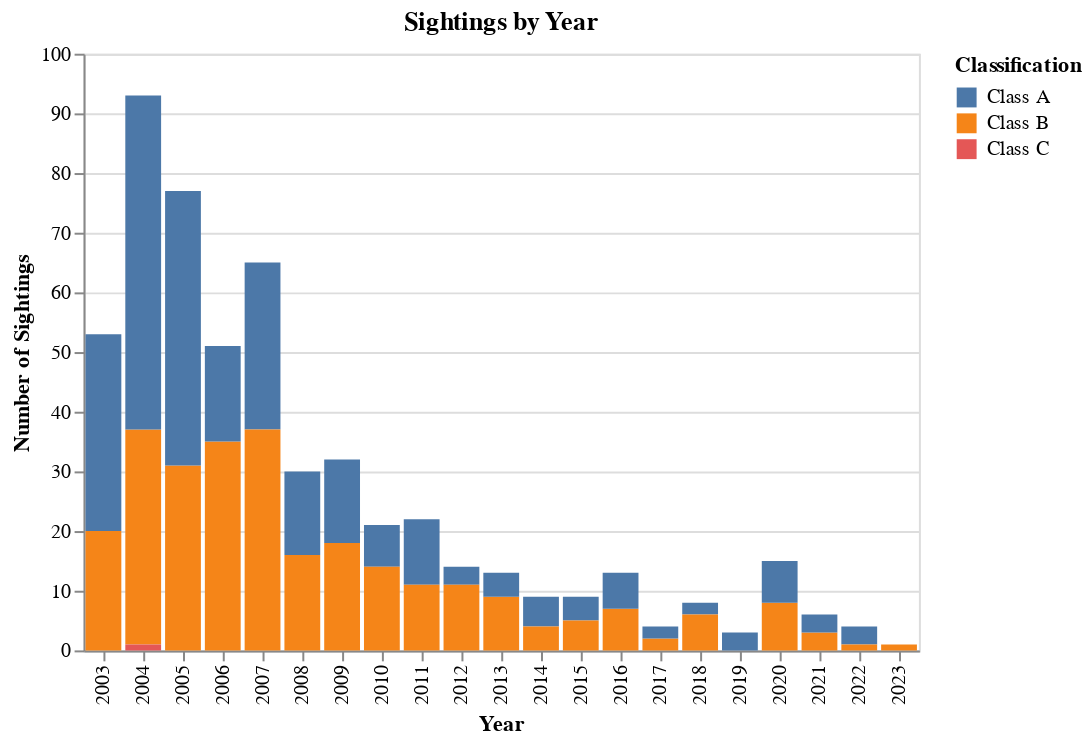

The notebook cell this image was saved under:
### Code cell
reports_per_year = reports.filter(
    pl.col("date").str.contains("\d{4}-\d{2}-\d{2}")
).with_columns(
    sighting_year=pl.col("date").str.to_datetime("%Y-%m-%d").dt.year()
).groupby(
    "sighting_year",
    "classification"
).count().filter(
    pl.col("sighting_year") >= 2003
).collect()

reports_per_year_chart = alt.Chart(
    reports_per_year.to_pandas()
).mark_bar().encode(
    x=alt.X("sighting_year:O", title="Year"),
    y=alt.Y("count:Q", title="Number of Sightings"),
    color=alt.Color("classification:N", title="Classification"),
    tooltip=alt.Tooltip("count:Q")
).properties(
    title="Sightings by Year"
)

reports_per_year_chart

### Figure 1 — Vega-Lite specification as saved in the notebook (floating-point values rounded to 4 significant figures)
{"config": {"view": {"continuousWidth": 400, "continuousHeight": 300}}, "data": {"name": "data-203a9e710ec6393b066c3fae5a197ae4"}, "mark": "bar", "encoding": {"color": {"field": "classification", "title": "Classification", "type": "nominal"}, "tooltip": {"field": "count", "type": "quantitative"}, "x": {"field": "sighting_year", "title": "Year", "type": "ordinal"}, "y": {"field": "count", "title": "Number of Sightings", "type": "quantitative"}}, "title": "Sightings by Year", "$schema": "https://vega.github.io/schema/vega-lite/v4.17.0.json", "datasets": {"data-203a9e710ec6393b066c3fae5a197ae4": [{"sighting_year": 2003, "classification": "Class B", "count": 20}, {"sighting_year": 2014, "classification": "Class A", "count": 5}, {"sighting_year": 2007, "classification": "Class A", "count": 28}, {"sighting_year": 2010, "classification": "Class A", "count": 7}, {"sighting_year": 2023, "classification": "Class B", "count": 1}, {"sighting_year": 2004, "classification": "Class B", "count": 36}, {"sighting_year": 2018, "classification": "Class A", "count": 2}, {"sighting_year": 2004, "classification": "Class C", "count": 1}, {"sighting_year": 2003, "classification": "Class A", "count": 33}, {"sighting_year": 2007, "classification": "Class B", "count": 37}, {"sighting_year": 2014, "classification": "Class B", "count": 4}, {"sighting_year": 2010, "classification": "Class B", "count": 14}, {"sighting_year": 2004, "classification": "Class A", "count": 56}, {"sighting_year": 2019, "classification": "Class A", "count": 3}, {"sighting_year": 2018, "classification": "Class B", "count": 6}, {"sighting_year": 2016, "classification": "Class B", "count": 7}, {"sighting_year": 2013, "classification": "Class B", "count": 9}, {"sighting_year": 2022, "classification": "Class A", "count": 3}, {"sighting_year": 2017, "classification": "Class B", "count": 2}, {"sighting_year": 2020, "classification": "Class B", "count": 8}, {"sighting_year": 2008, "classification": "Class A", "count": 14}, {"sighting_year": 2012, "classification": "Class A", "count": 3}, {"sighting_year": 2015, "classification": "Class A", "count": 4}, {"sighting_year": 2021, "classification": "Class B", "count": 3}, {"sighting_year": 2006, "classification": "Class B", "count": 35}, {"sighting_year": 2009, "classification": "Class B", "count": 18}, {"sighting_year": 2005, "classification": "Class B", "count": 31}, {"sighting_year": 2011, "classification": "Class A", "count": 11}, {"sighting_year": 2017, "classification": "Class A", "count": 2}, {"sighting_year": 2013, "classification": "Class A", "count": 4}, {"sighting_year": 2022, "classification": "Class B", "count": 1}, {"sighting_year": 2016, "classification": "Class A", "count": 6}, {"sighting_year": 2020, "classification": "Class A", "count": 7}, {"sighting_year": 2015, "classification": "Class B", "count": 5}, {"sighting_year": 2012, "classification": "Class B", "count": 11}, {"sighting_year": 2008, "classification": "Class B", "count": 16}, {"sighting_year": 2005, "classification": "Class A", "count": 46}, {"sighting_year": 2009, "classification": "Class A", "count": 14}, {"sighting_year": 2006, "classification": "Class A", "count": 16}, {"sighting_year": 2021, "classification": "Class A", "count": 3}, {"sighting_year": 2011, "classification": "Class B", "count": 11}]}}
